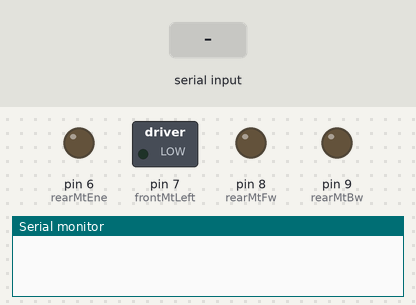
Bench run of a sketch on a simulated Arduino Uno, built with avr-gcc and run on an emulated ATmega328P. Parts: switched loads named in the sketch (green lamp = pin HIGH), output pins drawn as LEDs (lit = HIGH), the last lines printed to the serial monitor. Inputs (shaded band) come from the test bench. Pins used as bus, display or sensor lines are not drawn.

Above: at 1.2 s.
1.3 s: "p\n" received over the second serial link
2.8 s: "w\n" received over the second serial link
At 4.0 s:
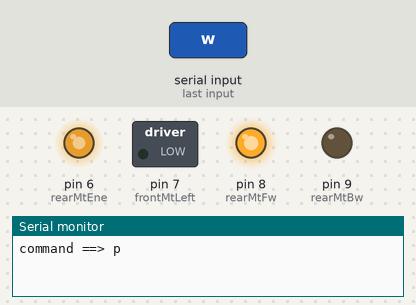
4.3 s: "a\n" received over the second serial link
At 5.3 s:
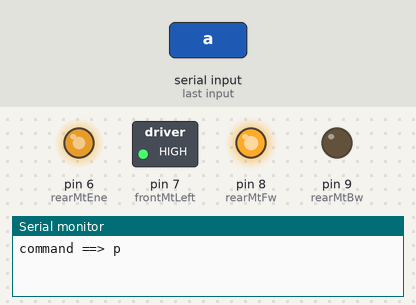
5.8 s: "f\n" received over the second serial link
At 6.4 s:
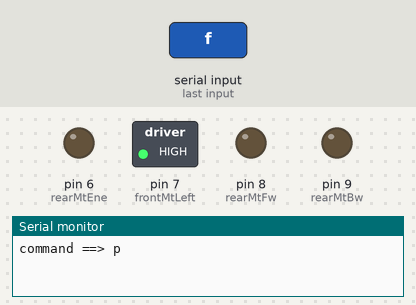
7.3 s: "s\n" received over the second serial link
At 7.6 s:
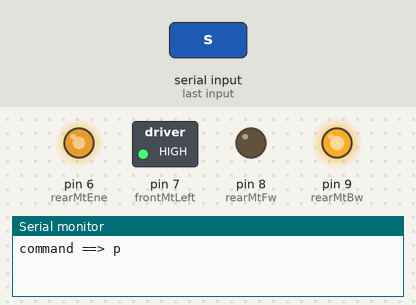
8.8 s: "d\n" received over the second serial link
At 9.9 s:
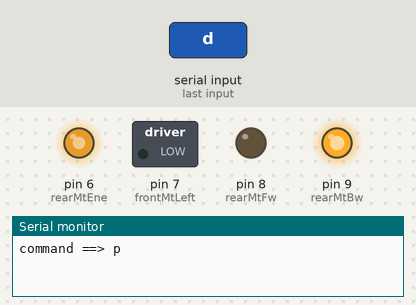
Timing chart, 0 to 11.3 s (numbered marks = the images above; inputs shaded):
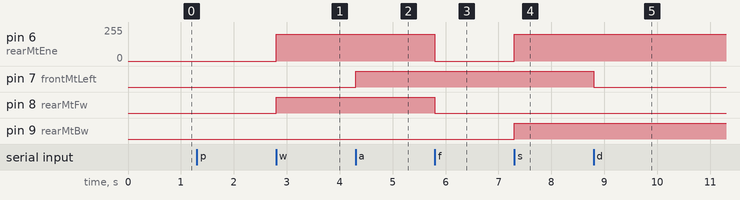

The sketch:

carcode.ino
```cpp
// connect motor controller pins to Arduino digital pins

// motor one and two
int rearMtEne = 6;
int rearMtBw = 9;
int rearMtFw = 8;
// motor three
int frontMtEne = 1;
int frontMtLeft = 7;
int frontMtRight = 2;

//sensor
int trig = 5;
int echo = 3;

char command = 0;
char state = 0;

int turnOn = false;
int reckless = false;

// BT Module
#include <SoftwareSerial.h>
SoftwareSerial BT1(10, 11); // El pin 10 es Rx y el pin 11 es Tx

void setup()
{

  Serial.begin(9600);
  BT1.begin(9600);
  // set all the motor control pins to outputs
  pinMode(rearMtEne, OUTPUT);
  pinMode(frontMtEne, OUTPUT);
  pinMode(rearMtFw, OUTPUT);
  pinMode(rearMtBw, OUTPUT);
  pinMode(frontMtLeft, OUTPUT);
  pinMode(frontMtRight, OUTPUT);

  //sensor
  pinMode(trig, OUTPUT);
  pinMode(echo, INPUT);

  //Motor Drive
  # define MAX_SPEED 220 // 70% of top speed ==> 256
  # define MIN_SPEED 70

  const int ON = 1;
  const int OFF = 0;
  const int RIGHT = 1;
  const int LEFT = 0;
  const int FW = 1;
  const int BW = 0;

  moveStop();

  BT1.print("MJRoBot AutoBot BT Remote Control");
  BT1.println('\n');

}

void checkBTcmd()  // verify if a command is received from BT remote control
 {
    if (BT1.available())
    {
      command = BT1.read();
      BT1.flush();
    }
 }

void receiveCmd ()
{
  switch (command)
  {
    case 'connected':
      command = 0;
      BT1.print("YES");
      BT1.println('\n');
      delay(200);
      break;

    case 'p':
      Serial.println("command ==> p");
      turnOn = !turnOn;
      command = 0;
      BT1.print(" COMMAND ON/OFF");
      BT1.println('\n');
      delay(200); //Delay to call attention to mode change
      break;

   case 'm': //not used here
      reckless = !reckless;
      command = 0;
      BT1.print(" reckless ON/OFF");
      BT1.println('\n');
      delay(200);
      break;
  }
}

void manualCmd()
{
  switch (command)
  {

    case 'f':
      moveStop(); //turn off both motors
      state = command;
      break;

    case 'w':
      moveForward();
      state = command;
      break;

    case 'd':
      moveRight();
      state = command;
      break;

   case 'a':
      moveLeft();
      state = command;
      break;

    case 's':
      moveBackward();
      state = command;
      break;

    case 'v':
      turnStop();
      state = command;
      break;

  //if (!reckless){
//    long duration, distance;
//    digitalWrite(trig, LOW);
//    delayMicroseconds(2);
//    digitalWrite(trig, HIGH);
//    delayMicroseconds(10);
//    digitalWrite(trig, LOW);
//
//    duration = pulseIn(echo, HIGH);
//    distance = (duration/2)/ 29.1;
//
//    Serial.println(distance);
//
//    delay(20);
//
//    if (distance< 15) {
//      moveStop();
//      turnStop();
//      sensorRegister();
//    }
//  }
  }
}

void moveStop() //turn off all motors
{
  analogWrite(rearMtEne, LOW);
  digitalWrite(rearMtFw, LOW);
  digitalWrite(rearMtBw, LOW);

  delay(5);
}

void turnStop() //revert steering to straight.
{
  digitalWrite(frontMtEne, LOW);
  digitalWrite(frontMtLeft, LOW);
  digitalWrite(frontMtRight, LOW);

  delay(5);
}

//******************************************************************************//

void moveForward() // rear motor FW
{
  analogWrite(rearMtEne, 200);
  digitalWrite(rearMtFw, HIGH);
  digitalWrite(rearMtBw, LOW);
  digitalWrite(frontMtEne, LOW);

  delay(5);

}

//******************************************************************************//

void moveBackward() // rear motor BW
{
  analogWrite(rearMtEne, 200);
  digitalWrite(rearMtFw, LOW);
  digitalWrite(rearMtBw, HIGH);
  digitalWrite(frontMtEne, LOW);

  delay(5);

}

//******************************************************************************//

void moveLeft() // front motor left
{
  digitalWrite(frontMtEne, HIGH);
  digitalWrite(frontMtLeft, HIGH);
  digitalWrite(frontMtRight, LOW);

  delay(5);
}

//******************************************************************************//

void moveRight() // front motor right
{
  digitalWrite(frontMtEne, HIGH);
  digitalWrite(frontMtLeft, LOW);
  digitalWrite(frontMtRight, HIGH);

  delay(5);

}

void sensorRegister()
{
  moveBackward();
  moveRight();
  delay(1000);
  moveStop();
  turnStop();
}

//******************************************************************************//

void stopRobot ()
{
  state = 0;
  moveStop(); //turn off both motors
}


void loop()
{
  checkBTcmd();  // verify if a comand is received from BT remote control
  receiveCmd ();

if (turnOn) manualCmd ();
  else stopRobot ();
}
```

Measured:
- after the input at 2.8 s, pin 6 (rearMtEne): 0/255 → 200/255 at once; pin 8 (rearMtFw): LOW → HIGH at once
- after the input at 4.3 s, pin 7 (frontMtLeft): LOW → HIGH at once
- after the input at 5.8 s, pin 6 (rearMtEne): 200/255 → 0/255 at once; pin 8 (rearMtFw): HIGH → LOW at once
- after the input at 7.3 s, pin 6 (rearMtEne): 0/255 → 200/255 at once; pin 9 (rearMtBw): LOW → HIGH at once
- after the input at 8.8 s, pin 7 (frontMtLeft): HIGH → LOW at once
